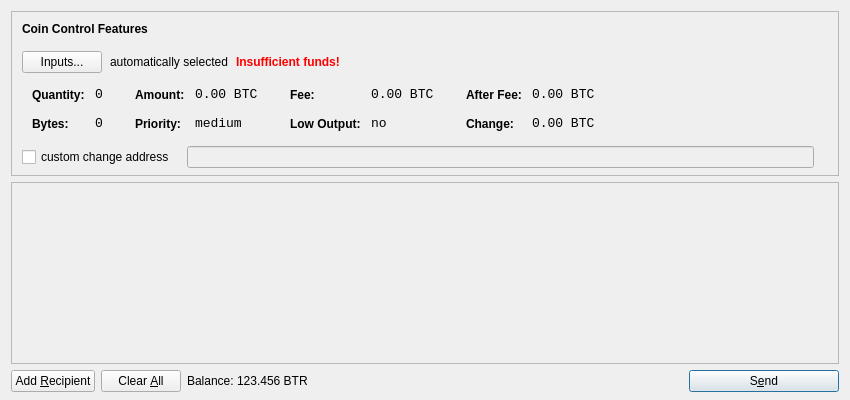
<?xml version="1.0" encoding="UTF-8"?>
<ui version="4.0">
 <class>SendCoinsDialog</class>
 <widget class="QDialog" name="SendCoinsDialog">
  <property name="geometry">
   <rect>
    <x>0</x>
    <y>0</y>
    <width>850</width>
    <height>400</height>
   </rect>
  </property>
  <property name="windowTitle">
   <string>Send Coins</string>
  </property>
  <layout class="QVBoxLayout" name="verticalLayout" stretch="0,1,0">
   <property name="bottomMargin">
    <number>8</number>
   </property>
   <item>
    <widget class="QFrame" name="frameCoinControl">
     <property name="sizePolicy">
      <sizepolicy hsizetype="Expanding" vsizetype="Expanding">
       <horstretch>0</horstretch>
       <verstretch>0</verstretch>
      </sizepolicy>
     </property>
     <property name="maximumSize">
      <size>
       <width>16777215</width>
       <height>16777215</height>
      </size>
     </property>
     <property name="frameShape">
      <enum>QFrame::StyledPanel</enum>
     </property>
     <property name="frameShadow">
      <enum>QFrame::Sunken</enum>
     </property>
     <layout class="QVBoxLayout" name="verticalLayoutCoinControl2">
      <property name="spacing">
       <number>-1</number>
      </property>
      <property name="leftMargin">
       <number>0</number>
      </property>
      <property name="topMargin">
       <number>0</number>
      </property>
      <property name="rightMargin">
       <number>0</number>
      </property>
      <property name="bottomMargin">
       <number>6</number>
      </property>
      <item>
       <layout class="QVBoxLayout" name="verticalLayoutCoinControl" stretch="0,0,0,0,1">
        <property name="spacing">
         <number>0</number>
        </property>
        <property name="leftMargin">
         <number>10</number>
        </property>
        <property name="topMargin">
         <number>10</number>
        </property>
        <item>
         <layout class="QHBoxLayout" name="horizontalLayoutCoinControl1">
          <property name="bottomMargin">
           <number>15</number>
          </property>
          <item>
           <widget class="QLabel" name="labelCoinControlFeatures">
            <property name="sizePolicy">
             <sizepolicy hsizetype="Preferred" vsizetype="Maximum">
              <horstretch>0</horstretch>
              <verstretch>0</verstretch>
             </sizepolicy>
            </property>
            <property name="font">
             <font>
              <weight>75</weight>
              <bold>true</bold>
             </font>
            </property>
            <property name="styleSheet">
             <string notr="true">font-weight:bold;</string>
            </property>
            <property name="text">
             <string>Coin Control Features</string>
            </property>
           </widget>
          </item>
         </layout>
        </item>
        <item>
         <layout class="QHBoxLayout" name="horizontalLayoutCoinControl2" stretch="0,0,0,0">
          <property name="spacing">
           <number>8</number>
          </property>
          <property name="bottomMargin">
           <number>10</number>
          </property>
          <item>
           <widget class="QPushButton" name="pushButtonCoinControl">
            <property name="styleSheet">
             <string notr="true"/>
            </property>
            <property name="text">
             <string>Inputs...</string>
            </property>
           </widget>
          </item>
          <item>
           <widget class="QLabel" name="labelCoinControlAutomaticallySelected">
            <property name="text">
             <string>automatically selected</string>
            </property>
            <property name="margin">
             <number>5</number>
            </property>
           </widget>
          </item>
          <item>
           <widget class="QLabel" name="labelCoinControlInsuffFunds">
            <property name="font">
             <font>
              <weight>75</weight>
              <bold>true</bold>
             </font>
            </property>
            <property name="styleSheet">
             <string notr="true">color:red;font-weight:bold;</string>
            </property>
            <property name="text">
             <string>Insufficient funds!</string>
            </property>
            <property name="margin">
             <number>5</number>
            </property>
           </widget>
          </item>
          <item>
           <spacer name="horizontalSpacerCoinControl">
            <property name="orientation">
             <enum>Qt::Horizontal</enum>
            </property>
            <property name="sizeHint" stdset="0">
             <size>
              <width>40</width>
              <height>1</height>
             </size>
            </property>
           </spacer>
          </item>
         </layout>
        </item>
        <item>
         <widget class="QWidget" name="widgetCoinControl" native="true">
          <property name="sizePolicy">
           <sizepolicy hsizetype="Preferred" vsizetype="Preferred">
            <horstretch>0</horstretch>
            <verstretch>0</verstretch>
           </sizepolicy>
          </property>
          <property name="minimumSize">
           <size>
            <width>0</width>
            <height>0</height>
           </size>
          </property>
          <property name="styleSheet">
           <string notr="true"/>
          </property>
          <layout class="QHBoxLayout" name="horizontalLayoutCoinControl5">
           <property name="margin">
            <number>0</number>
           </property>
           <item>
            <layout class="QHBoxLayout" name="horizontalLayoutCoinControl3" stretch="0,0,0,1">
             <property name="spacing">
              <number>20</number>
             </property>
             <property name="topMargin">
              <number>0</number>
             </property>
             <property name="bottomMargin">
              <number>10</number>
             </property>
             <item>
              <layout class="QFormLayout" name="formLayoutCoinControl1">
               <property name="horizontalSpacing">
                <number>10</number>
               </property>
               <property name="verticalSpacing">
                <number>14</number>
               </property>
               <property name="leftMargin">
                <number>10</number>
               </property>
               <property name="topMargin">
                <number>4</number>
               </property>
               <property name="rightMargin">
                <number>6</number>
               </property>
               <item row="0" column="0">
                <widget class="QLabel" name="labelCoinControlQuantityText">
                 <property name="styleSheet">
                  <string notr="true">font-weight:bold;</string>
                 </property>
                 <property name="text">
                  <string>Quantity:</string>
                 </property>
                 <property name="margin">
                  <number>0</number>
                 </property>
                </widget>
               </item>
               <item row="0" column="1">
                <widget class="QLabel" name="labelCoinControlQuantity">
                 <property name="font">
                  <font>
                   <family>Monospace</family>
                   <pointsize>10</pointsize>
                  </font>
                 </property>
                 <property name="cursor">
                  <cursorShape>IBeamCursor</cursorShape>
                 </property>
                 <property name="contextMenuPolicy">
                  <enum>Qt::ActionsContextMenu</enum>
                 </property>
                 <property name="text">
                  <string notr="true">0</string>
                 </property>
                 <property name="margin">
                  <number>0</number>
                 </property>
                 <property name="textInteractionFlags">
                  <set>Qt::LinksAccessibleByMouse|Qt::TextSelectableByKeyboard|Qt::TextSelectableByMouse</set>
                 </property>
                </widget>
               </item>
               <item row="1" column="0">
                <widget class="QLabel" name="labelCoinControlBytesText">
                 <property name="styleSheet">
                  <string notr="true">font-weight:bold;</string>
                 </property>
                 <property name="text">
                  <string>Bytes:</string>
                 </property>
                </widget>
               </item>
               <item row="1" column="1">
                <widget class="QLabel" name="labelCoinControlBytes">
                 <property name="font">
                  <font>
                   <family>Monospace</family>
                   <pointsize>10</pointsize>
                  </font>
                 </property>
                 <property name="cursor">
                  <cursorShape>IBeamCursor</cursorShape>
                 </property>
                 <property name="contextMenuPolicy">
                  <enum>Qt::ActionsContextMenu</enum>
                 </property>
                 <property name="text">
                  <string notr="true">0</string>
                 </property>
                 <property name="textInteractionFlags">
                  <set>Qt::LinksAccessibleByMouse|Qt::TextSelectableByKeyboard|Qt::TextSelectableByMouse</set>
                 </property>
                </widget>
               </item>
              </layout>
             </item>
             <item>
              <layout class="QFormLayout" name="formLayoutCoinControl2">
               <property name="horizontalSpacing">
                <number>10</number>
               </property>
               <property name="verticalSpacing">
                <number>14</number>
               </property>
               <property name="leftMargin">
                <number>6</number>
               </property>
               <property name="topMargin">
                <number>4</number>
               </property>
               <property name="rightMargin">
                <number>6</number>
               </property>
               <item row="0" column="0">
                <widget class="QLabel" name="labelCoinControlAmountText">
                 <property name="styleSheet">
                  <string notr="true">font-weight:bold;</string>
                 </property>
                 <property name="text">
                  <string>Amount:</string>
                 </property>
                 <property name="margin">
                  <number>0</number>
                 </property>
                </widget>
               </item>
               <item row="0" column="1">
                <widget class="QLabel" name="labelCoinControlAmount">
                 <property name="font">
                  <font>
                   <family>Monospace</family>
                   <pointsize>10</pointsize>
                  </font>
                 </property>
                 <property name="cursor">
                  <cursorShape>IBeamCursor</cursorShape>
                 </property>
                 <property name="contextMenuPolicy">
                  <enum>Qt::ActionsContextMenu</enum>
                 </property>
                 <property name="text">
                  <string notr="true">0.00 BTC</string>
                 </property>
                 <property name="textInteractionFlags">
                  <set>Qt::LinksAccessibleByMouse|Qt::TextSelectableByKeyboard|Qt::TextSelectableByMouse</set>
                 </property>
                </widget>
               </item>
               <item row="1" column="0">
                <widget class="QLabel" name="labelCoinControlPriorityText">
                 <property name="styleSheet">
                  <string notr="true">font-weight:bold;</string>
                 </property>
                 <property name="text">
                  <string>Priority:</string>
                 </property>
                </widget>
               </item>
               <item row="1" column="1">
                <widget class="QLabel" name="labelCoinControlPriority">
                 <property name="font">
                  <font>
                   <family>Monospace</family>
                   <pointsize>10</pointsize>
                  </font>
                 </property>
                 <property name="cursor">
                  <cursorShape>IBeamCursor</cursorShape>
                 </property>
                 <property name="contextMenuPolicy">
                  <enum>Qt::ActionsContextMenu</enum>
                 </property>
                 <property name="text">
                  <string>medium</string>
                 </property>
                 <property name="textInteractionFlags">
                  <set>Qt::LinksAccessibleByMouse|Qt::TextSelectableByKeyboard|Qt::TextSelectableByMouse</set>
                 </property>
                </widget>
               </item>
              </layout>
             </item>
             <item>
              <layout class="QFormLayout" name="formLayoutCoinControl3">
               <property name="horizontalSpacing">
                <number>10</number>
               </property>
               <property name="verticalSpacing">
                <number>14</number>
               </property>
               <property name="leftMargin">
                <number>6</number>
               </property>
               <property name="topMargin">
                <number>4</number>
               </property>
               <property name="rightMargin">
                <number>6</number>
               </property>
               <item row="0" column="0">
                <widget class="QLabel" name="labelCoinControlFeeText">
                 <property name="styleSheet">
                  <string notr="true">font-weight:bold;</string>
                 </property>
                 <property name="text">
                  <string>Fee:</string>
                 </property>
                 <property name="margin">
                  <number>0</number>
                 </property>
                </widget>
               </item>
               <item row="0" column="1">
                <widget class="QLabel" name="labelCoinControlFee">
                 <property name="font">
                  <font>
                   <family>Monospace</family>
                   <pointsize>10</pointsize>
                  </font>
                 </property>
                 <property name="cursor">
                  <cursorShape>IBeamCursor</cursorShape>
                 </property>
                 <property name="contextMenuPolicy">
                  <enum>Qt::ActionsContextMenu</enum>
                 </property>
                 <property name="text">
                  <string notr="true">0.00 BTC</string>
                 </property>
                 <property name="textInteractionFlags">
                  <set>Qt::LinksAccessibleByMouse|Qt::TextSelectableByKeyboard|Qt::TextSelectableByMouse</set>
                 </property>
                </widget>
               </item>
               <item row="1" column="0">
                <widget class="QLabel" name="labelCoinControlLowOutputText">
                 <property name="styleSheet">
                  <string notr="true">font-weight:bold;</string>
                 </property>
                 <property name="text">
                  <string>Low Output:</string>
                 </property>
                </widget>
               </item>
               <item row="1" column="1">
                <widget class="QLabel" name="labelCoinControlLowOutput">
                 <property name="font">
                  <font>
                   <family>Monospace</family>
                   <pointsize>10</pointsize>
                  </font>
                 </property>
                 <property name="cursor">
                  <cursorShape>IBeamCursor</cursorShape>
                 </property>
                 <property name="contextMenuPolicy">
                  <enum>Qt::ActionsContextMenu</enum>
                 </property>
                 <property name="text">
                  <string>no</string>
                 </property>
                 <property name="textInteractionFlags">
                  <set>Qt::LinksAccessibleByMouse|Qt::TextSelectableByKeyboard|Qt::TextSelectableByMouse</set>
                 </property>
                </widget>
               </item>
              </layout>
             </item>
             <item>
              <layout class="QFormLayout" name="formLayoutCoinControl4">
               <property name="horizontalSpacing">
                <number>10</number>
               </property>
               <property name="verticalSpacing">
                <number>14</number>
               </property>
               <property name="leftMargin">
                <number>6</number>
               </property>
               <property name="topMargin">
                <number>4</number>
               </property>
               <property name="rightMargin">
                <number>6</number>
               </property>
               <item row="0" column="0">
                <widget class="QLabel" name="labelCoinControlAfterFeeText">
                 <property name="styleSheet">
                  <string notr="true">font-weight:bold;</string>
                 </property>
                 <property name="text">
                  <string>After Fee:</string>
                 </property>
                 <property name="margin">
                  <number>0</number>
                 </property>
                </widget>
               </item>
               <item row="0" column="1">
                <widget class="QLabel" name="labelCoinControlAfterFee">
                 <property name="font">
                  <font>
                   <family>Monospace</family>
                   <pointsize>10</pointsize>
                  </font>
                 </property>
                 <property name="cursor">
                  <cursorShape>IBeamCursor</cursorShape>
                 </property>
                 <property name="contextMenuPolicy">
                  <enum>Qt::ActionsContextMenu</enum>
                 </property>
                 <property name="text">
                  <string notr="true">0.00 BTC</string>
                 </property>
                 <property name="textInteractionFlags">
                  <set>Qt::LinksAccessibleByMouse|Qt::TextSelectableByKeyboard|Qt::TextSelectableByMouse</set>
                 </property>
                </widget>
               </item>
               <item row="1" column="0">
                <widget class="QLabel" name="labelCoinControlChangeText">
                 <property name="styleSheet">
                  <string notr="true">font-weight:bold;</string>
                 </property>
                 <property name="text">
                  <string>Change:</string>
                 </property>
                </widget>
               </item>
               <item row="1" column="1">
                <widget class="QLabel" name="labelCoinControlChange">
                 <property name="font">
                  <font>
                   <family>Monospace</family>
                   <pointsize>10</pointsize>
                  </font>
                 </property>
                 <property name="cursor">
                  <cursorShape>IBeamCursor</cursorShape>
                 </property>
                 <property name="contextMenuPolicy">
                  <enum>Qt::ActionsContextMenu</enum>
                 </property>
                 <property name="text">
                  <string notr="true">0.00 BTC</string>
                 </property>
                 <property name="textInteractionFlags">
                  <set>Qt::LinksAccessibleByMouse|Qt::TextSelectableByKeyboard|Qt::TextSelectableByMouse</set>
                 </property>
                </widget>
               </item>
              </layout>
             </item>
            </layout>
           </item>
          </layout>
         </widget>
        </item>
        <item>
         <layout class="QHBoxLayout" name="horizontalLayoutCoinControl4" stretch="0,0,0">
          <property name="spacing">
           <number>12</number>
          </property>
          <property name="sizeConstraint">
           <enum>QLayout::SetDefaultConstraint</enum>
          </property>
          <property name="topMargin">
           <number>5</number>
          </property>
          <property name="rightMargin">
           <number>5</number>
          </property>
          <item>
           <widget class="QCheckBox" name="checkBoxCoinControlChange">
            <property name="text">
             <string>custom change address</string>
            </property>
           </widget>
          </item>
          <item>
           <widget class="QLineEdit" name="lineEditCoinControlChange">
            <property name="enabled">
             <bool>false</bool>
            </property>
            <property name="sizePolicy">
             <sizepolicy hsizetype="Expanding" vsizetype="Fixed">
              <horstretch>0</horstretch>
              <verstretch>0</verstretch>
             </sizepolicy>
            </property>
           </widget>
          </item>
          <item>
           <widget class="QLabel" name="labelCoinControlChangeLabel">
            <property name="sizePolicy">
             <sizepolicy hsizetype="Preferred" vsizetype="Expanding">
              <horstretch>0</horstretch>
              <verstretch>0</verstretch>
             </sizepolicy>
            </property>
            <property name="minimumSize">
             <size>
              <width>0</width>
              <height>0</height>
             </size>
            </property>
            <property name="text">
             <string/>
            </property>
            <property name="margin">
             <number>3</number>
            </property>
           </widget>
          </item>
         </layout>
        </item>
        <item>
         <spacer name="verticalSpacerCoinControl">
          <property name="orientation">
           <enum>Qt::Vertical</enum>
          </property>
          <property name="sizeHint" stdset="0">
           <size>
            <width>800</width>
            <height>1</height>
           </size>
          </property>
         </spacer>
        </item>
       </layout>
      </item>
     </layout>
    </widget>
   </item>
   <item>
    <widget class="QScrollArea" name="scrollArea">
     <property name="widgetResizable">
      <bool>true</bool>
     </property>
     <widget class="QWidget" name="scrollAreaWidgetContents">
      <property name="geometry">
       <rect>
        <x>0</x>
        <y>0</y>
        <width>830</width>
        <height>165</height>
       </rect>
      </property>
      <layout class="QVBoxLayout" name="verticalLayout_2">
       <property name="margin">
        <number>0</number>
       </property>
       <item>
        <layout class="QVBoxLayout" name="entries">
         <property name="spacing">
          <number>6</number>
         </property>
        </layout>
       </item>
       <item>
        <spacer name="verticalSpacer">
         <property name="orientation">
          <enum>Qt::Vertical</enum>
         </property>
         <property name="sizeHint" stdset="0">
          <size>
           <width>20</width>
           <height>40</height>
          </size>
         </property>
        </spacer>
       </item>
      </layout>
     </widget>
    </widget>
   </item>
   <item>
    <layout class="QHBoxLayout" name="horizontalLayout">
     <item>
      <widget class="QPushButton" name="addButton">
       <property name="toolTip">
        <string>Send to multiple recipients at once</string>
       </property>
       <property name="text">
        <string>Add &amp;Recipient</string>
       </property>
       <property name="icon">
        <iconset resource="../bitcoin.qrc">
         <normaloff>:/icons/add</normaloff>:/icons/add</iconset>
       </property>
       <property name="autoDefault">
        <bool>false</bool>
       </property>
      </widget>
     </item>
     <item>
      <widget class="QPushButton" name="clearButton">
       <property name="sizePolicy">
        <sizepolicy hsizetype="Minimum" vsizetype="Fixed">
         <horstretch>0</horstretch>
         <verstretch>0</verstretch>
        </sizepolicy>
       </property>
       <property name="toolTip">
        <string>Remove all transaction fields</string>
       </property>
       <property name="text">
        <string>Clear &amp;All</string>
       </property>
       <property name="icon">
        <iconset resource="../bitcoin.qrc">
         <normaloff>:/icons/remove</normaloff>:/icons/remove</iconset>
       </property>
       <property name="autoRepeatDelay">
        <number>300</number>
       </property>
       <property name="autoDefault">
        <bool>false</bool>
       </property>
      </widget>
     </item>
     <item>
      <layout class="QHBoxLayout" name="horizontalLayout_2">
       <property name="spacing">
        <number>3</number>
       </property>
       <item>
        <widget class="QLabel" name="label">
         <property name="text">
          <string>Balance:</string>
         </property>
        </widget>
       </item>
       <item>
        <widget class="QLabel" name="labelBalance">
         <property name="cursor">
          <cursorShape>IBeamCursor</cursorShape>
         </property>
         <property name="text">
          <string>123.456 BTR</string>
         </property>
         <property name="textInteractionFlags">
          <set>Qt::LinksAccessibleByMouse|Qt::TextSelectableByKeyboard|Qt::TextSelectableByMouse</set>
         </property>
        </widget>
       </item>
      </layout>
     </item>
     <item>
      <spacer name="horizontalSpacer">
       <property name="orientation">
        <enum>Qt::Horizontal</enum>
       </property>
       <property name="sizeHint" stdset="0">
        <size>
         <width>40</width>
         <height>20</height>
        </size>
       </property>
      </spacer>
     </item>
     <item>
      <widget class="QPushButton" name="sendButton">
       <property name="minimumSize">
        <size>
         <width>150</width>
         <height>0</height>
        </size>
       </property>
       <property name="toolTip">
        <string>Confirm the send action</string>
       </property>
       <property name="text">
        <string>S&amp;end</string>
       </property>
       <property name="icon">
        <iconset resource="../bitcoin.qrc">
         <normaloff>:/icons/send</normaloff>:/icons/send</iconset>
       </property>
       <property name="default">
        <bool>true</bool>
       </property>
      </widget>
     </item>
    </layout>
   </item>
  </layout>
 </widget>
 <resources>
  <include location="../bitcoin.qrc"/>
 </resources>
 <connections/>
</ui>
